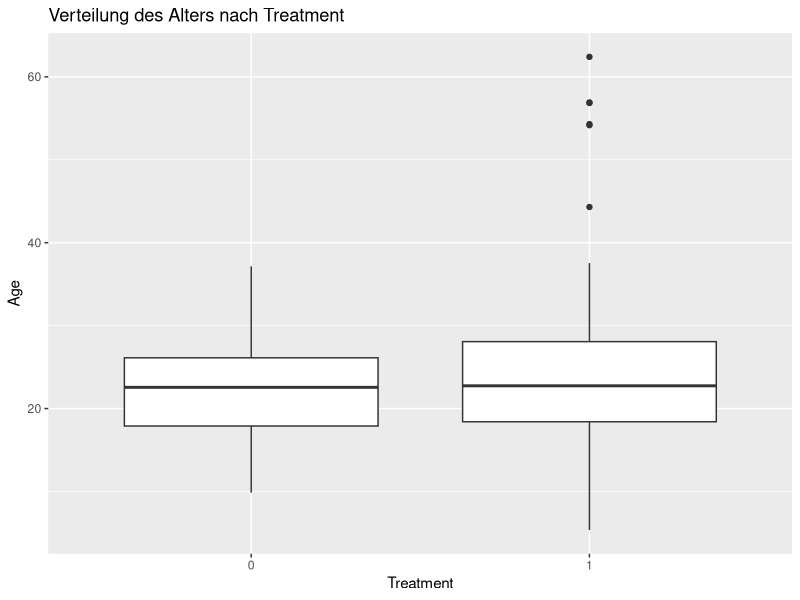
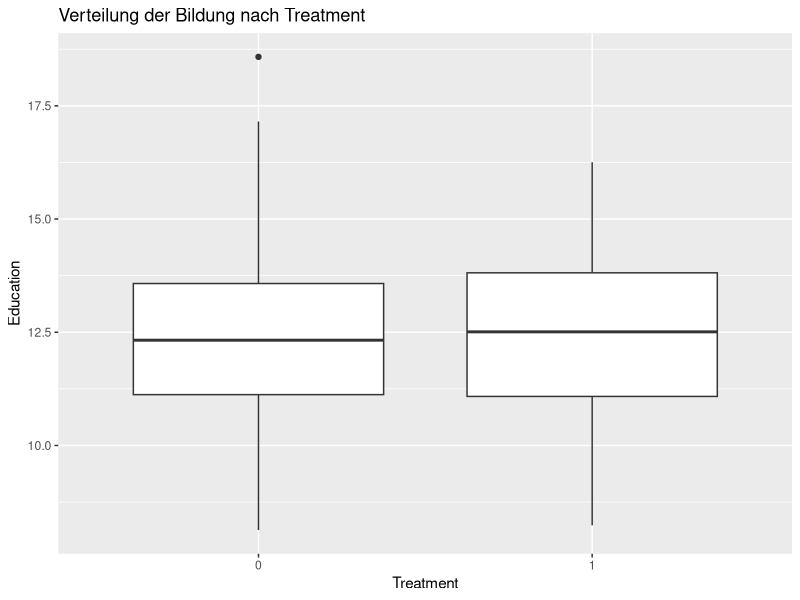

These charts were generated, in order, by the following R code:
## ---- chunk 1
library(MatchIt)

# Simulierte Daten
set.seed(123)
n <- 1000
age <- rnorm(n, 30, 10)
education <- rnorm(n, 12, 2)
income <- 5000 + 500 * age + 1000 * education + rnorm(n, 0, 1000)

# Treatment-Indikator (Teilnahme am Programm)
treatment <- rbinom(n, 1, plogis(0.3 * age - 0.5 * education))

# Einkommen nach Behandlung
income_post <- income + treatment * (500 + (100 * age)) + rnorm(n, 0, 1000)

# Dataframe erstellen
data <- data.frame(age, education, treatment, income_post)

# 1. Matching anhand der Kovariaten durchführen, wobei der Propensity Score intern berechnet wird
match_it <- matchit(treatment ~ age + education, method = "nearest", data = data, caliper = 0.1)

# 2. Gematchte Daten extrahieren
matched_data <- match.data(match_it)

# 3. Überprüfen der Balance der Kovariaten
print(summary(match_it))

# 4. Visualisierung der Balance der Kovariaten nach Matching
library(ggplot2)
ggplot(matched_data, aes(x = factor(treatment), y = age)) +
  geom_boxplot() +
  labs(title = "Verteilung des Alters nach Treatment", x = "Treatment", y = "Age")

ggplot(matched_data, aes(x = factor(treatment), y = education)) +
  geom_boxplot() +
  labs(title = "Verteilung der Bildung nach Treatment", x = "Treatment", y = "Education")

# 5. Schätzen des Behandlungseffekts
ate_model <- lm(income_post ~ treatment, data = matched_data)
summary(ate_model)

#print(match_it)
